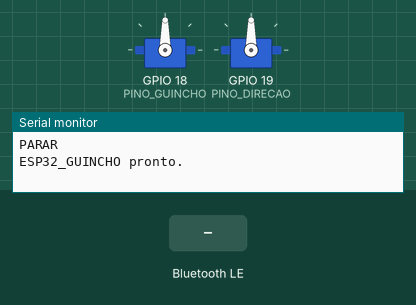
Simulated run of this sketch. Board: ESP32. Shown: 2 × servo, the last lines printed to the serial monitor. The test bench sets the inputs (shaded band). Nothing arrives over Bluetooth unless stated; a phone connects over Bluetooth LE 3 s after start.

Above: at 1.2 s.
1.3 s: Bluetooth LE write "S" received
At 2.2 s:
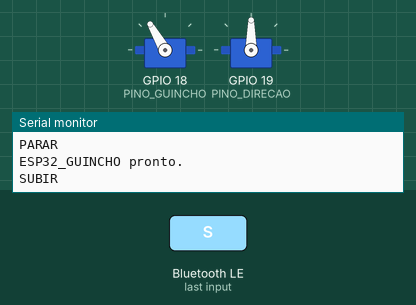
2.8 s: Bluetooth LE write "D" received
At 3.4 s:
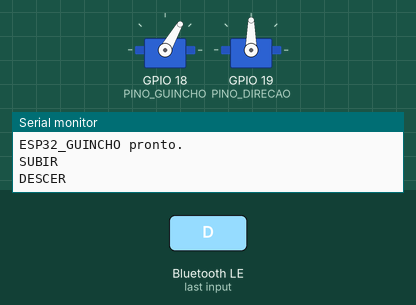
4.3 s: Bluetooth LE write "E" received
At 5.5 s:
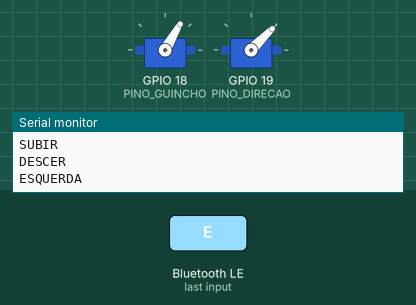
5.8 s: Bluetooth LE write "R" received
At 6.9 s:
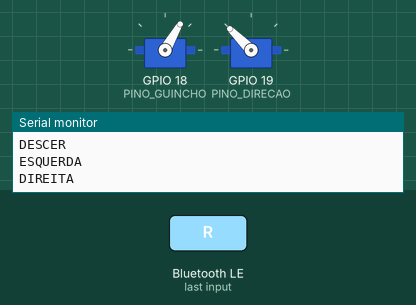
7.3 s: Bluetooth LE write "P" received
At 8.1 s:
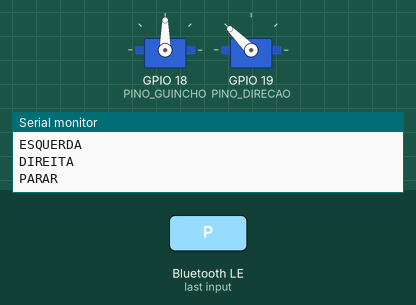
8.8 s: Bluetooth LE write "S" received
At 9.2 s:
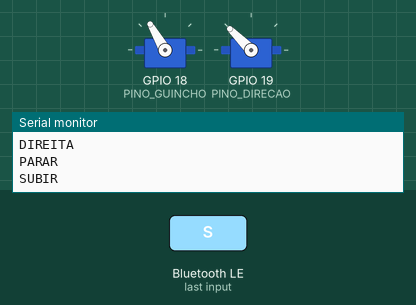
Timing chart, 0 to 11.3 s (numbered marks = the images above; inputs shaded):
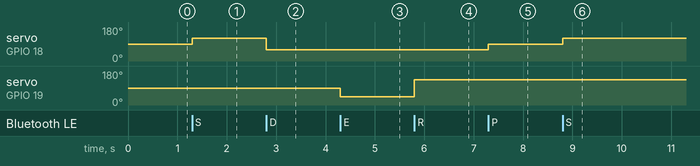

The sketch:

guincho_missao14.ino
```cpp
#include <BLEDevice.h>
#include <BLEServer.h>
#include <BLEUtils.h>
#include <ESP32Servo.h>

#define SERVICE_UUID "6f400001-b5a3-f393-e0a9-e50e24dcca9e"
#define COMMAND_UUID "6f400002-b5a3-f393-e0a9-e50e24dcca9e"

Servo servoGuincho;
Servo servoDirecao;

// Ajuste de acordo com a montagem física.
const int PINO_GUINCHO = 18;
const int PINO_DIRECAO = 19;

// Servo contínuo: normalmente 90 = parado.
// Ajuste os valores conforme o servo real.
const int GUINCHO_PARADO = 90;
const int GUINCHO_SUBIR = 120;
const int GUINCHO_DESCER = 60;

// Servo comum da direção.
const int DIRECAO_CENTRO = 90;
const int DIRECAO_ESQUERDA = 45;
const int DIRECAO_DIREITA = 135;

void parar() {
  servoGuincho.write(GUINCHO_PARADO);
  Serial.println("PARAR");
}

void subir() {
  servoGuincho.write(GUINCHO_SUBIR);
  Serial.println("SUBIR");
}

void descer() {
  servoGuincho.write(GUINCHO_DESCER);
  Serial.println("DESCER");
}

void esquerda() {
  servoDirecao.write(DIRECAO_ESQUERDA);
  Serial.println("ESQUERDA");
}

void direita() {
  servoDirecao.write(DIRECAO_DIREITA);
  Serial.println("DIREITA");
}

class CommandCallbacks : public BLECharacteristicCallbacks {
  void onWrite(BLECharacteristic *characteristic) override {
    String value = characteristic->getValue();

    if (value.length() == 0) return;

    char comando = value.charAt(0);

    switch (comando) {
      case 'S':
        subir();
        break;

      case 'D':
        descer();
        break;

      case 'P':
        parar();
        break;

      case 'E':
        esquerda();
        break;

      case 'R':
        direita();
        break;

      default:
        parar();
        break;
    }
  }
};

void setup() {
  Serial.begin(115200);

  servoGuincho.attach(PINO_GUINCHO);
  servoDirecao.attach(PINO_DIRECAO);

  parar();
  servoDirecao.write(DIRECAO_CENTRO);

  BLEDevice::init("ESP32_GUINCHO");

  BLEServer *server = BLEDevice::createServer();
  BLEService *service = server->createService(SERVICE_UUID);

  BLECharacteristic *commandCharacteristic =
      service->createCharacteristic(
        COMMAND_UUID,
        BLECharacteristic::PROPERTY_WRITE |
        BLECharacteristic::PROPERTY_WRITE_NR
      );

  commandCharacteristic->setCallbacks(new CommandCallbacks());

  service->start();

  BLEAdvertising *advertising = BLEDevice::getAdvertising();
  advertising->addServiceUUID(SERVICE_UUID);
  advertising->setScanResponse(true);

  BLEDevice::startAdvertising();

  Serial.println("ESP32_GUINCHO pronto.");
}

void loop() {
  delay(50);
}
```

Measured:
- after the input at 1.3 s, servo on GPIO 18 (PINO_GUINCHO): 90° → 120° at once
- after the input at 2.8 s, servo on GPIO 18 (PINO_GUINCHO): 120° → 60° at once
- after the input at 4.3 s, servo on GPIO 19 (PINO_DIRECAO): 90° → 45° at once
- after the input at 5.8 s, servo on GPIO 19 (PINO_DIRECAO): 45° → 135° at once
- after the input at 7.3 s, servo on GPIO 18 (PINO_GUINCHO): 60° → 90° at once
- after the input at 8.8 s, servo on GPIO 18 (PINO_GUINCHO): 90° → 120° at once
